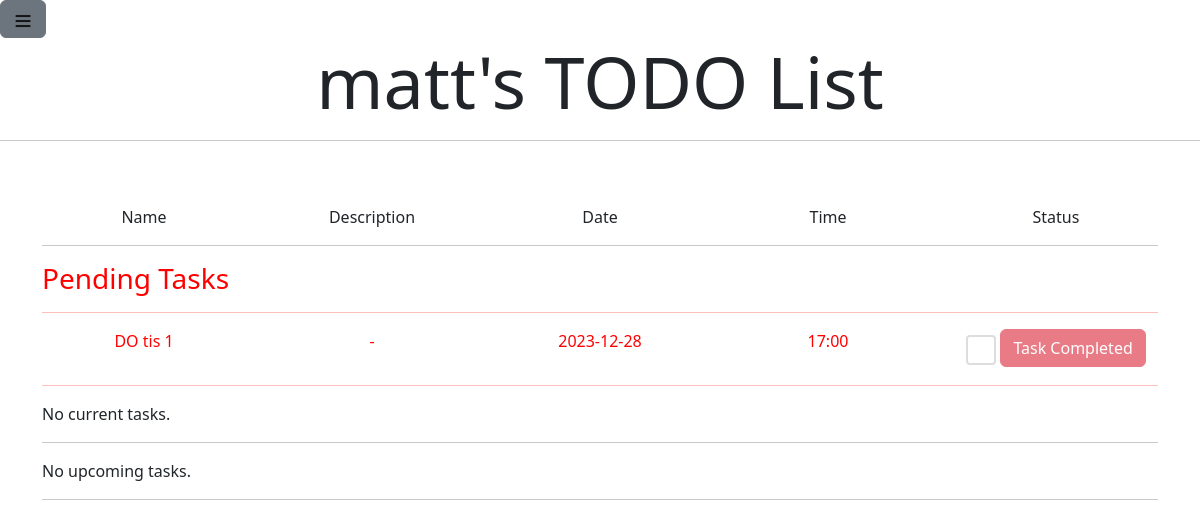
/ (signed in), run on the app's committed database.
### tables this page shows
CREATE TABLE tasks (
    id INTEGER PRIMARY KEY AUTOINCREMENT,
    name TEXT,
    description TEXT,
    date TEXT,
    time TEXT,
    username varchar(20),
    FOREIGN KEY(username) REFERENCES users(user_id)
);

### app.py (the view)
@app.route("/", methods = ["POST", "GET"])
def index():
    if (helpers.isloggedin() == False): # Checking if there is a user logged if not returns them to login page
        return redirect("/login")
    cursor = get_db()[1]
    if request.method == "POST":
        id = request.form.get("c_task")
        cursor.execute("DELETE from tasks WHERE id = ?", (id,))
        g.db.commit()
        pass
    day = date.today() + timedelta(days= 7)
    tasks = cursor.execute("SELECT * FROM tasks WHERE username = ? AND (date(date) <= date(?) OR date IS NULL)", (session["user_id"], day.strftime("%Y-%m-%d"))).fetchall()
    sorted_tasks = helpers.sort_tasks(tasks)
    return render_template("index.html", user=session["user_id"], pending=sorted_tasks[0], current=sorted_tasks[1], upcoming=sorted_tasks[2])

### app.py (called while the page is built)
def get_db():
    if 'db' not in g:
        g.db = sqlite3.connect("todo.db")
        g.cursor = g.db.cursor()
    return g.db, g.cursor

### helpers.py (called while the page is built)
def isloggedin():
    return (session.get("user_id") is None) == False

def sort_tasks(tasks):
    pending_tasks = []
    current_tasks = []
    upcoming_tasks = []
    today = date.today()
    for task in tasks:
        task = list(task)
        if task[2] is None:
            task[2] = "-"
        if task[4] is None:
            task[4] = "-"
        if datetime.strptime(task[3], "%Y-%m-%d").date() == today:
            current_tasks.append(task)
        elif datetime.strptime(task[3], "%Y-%m-%d").date() > today:
            upcoming_tasks.append(task)
        else:
            pending_tasks.append(task)
    current_tasks.sort(key=lambda x: x[4])
    upcoming_tasks.sort(key=lambda x: (x[3], x[4]))
    return [pending_tasks, current_tasks, upcoming_tasks]

### templates/index.html (shortened to what this page needs)
{% extends "layout.html" %}
{% block user_list %}
    <h1 class="display-2" style="text-align:center;">
        <b>{{ user }}'s TODO List</b>
    </h1>
    <hr>
{% endblock %}
{% block main %}
    <div class="container" style="text-align:left;">
        <div class="row content">
            <div class="col">
                Name
            </div>
            <div class="col">
                Description
            </div>
            <div class="col">
                Date
            </div>
            <div class="col">
                Time
            </div>
            <div class="col">
                Status
            </div>
        </div>
        <hr>
        {% if pending %}
            <div class="pending">
                <h3>Pending Tasks</h3>
                <hr>
                <div class="content">
                    {% for task in pending %}
                        <div class="row">
                            {% for i in task[1:-1] %}
                            <div class="col">
                                    <p>{{ i }}</p>
                            </div>
                            {% endfor %}
                            <div class="col">
                                <form action="/" method="post">
                                    <input class="form-check-input checkbox-round" type="checkbox" name="c_task" value="{{ task[0] }}" onchange="document.getElementById('s_task1{{ task[0] }}').disabled = !this.checked;">
                                    <button type="submit" class="btn btn-danger" id="s_task1{{ task[0] }}" disabled>Task Completed</button>
                                </form>
                            </div>
                        </div>
                    {% endfor %}
                </div>
                <hr>
            </div>
        {% else %}
            <p>No pending tasks.</p>
            <hr>
        {% endif %}
        {% if current %}
            <h3>Current Tasks</h3>
            <hr>
            <div class="content">
                {% for task in current %}
                    <div class="row">
                        {% for i in task[1:-1] %}
                        <div class="col">
                                <p>{{ i }}</p>
                        </div>
                        {% endfor %}
                        <div class="col">
                            <form action="/" method="post">
                                <input class="form-check-input checkbox-round" type="checkbox" name="c_task" value="{{ task[0] }}" onchange="document.getElementById('s_task2{{ task[0] }}').disabled = !this.checked;">
                                <button type="submit" class="btn btn-danger" id="s_task2{{ task[0] }}" disabled>Task Completed</button>
                            </form>
                        </div>
                    </div>
                {% endfor %}
            </div>
            <hr>
        {% else %}
            <p>No current tasks.</p>
            <hr>
        {% endif %}
        {% if upcoming %}
            <h3>Upcoming Tasks</h3>
            <hr>
            <div class="content">
                {% for task in upcoming %}
                    <div class="row">
                        {% for i in task[1:-1] %}
                        <div class="col">
                                <p>{{ i }}</p>
                        </div>
                        {% endfor %}
                        <div class="col">
                            <form action="/" method="post">
                                <input class="form-check-input checkbox-round" type="checkbox" name="c_task" value="{{ task[0] }}" onchange="document.getElementById('s_task3{{ task[0] }}').disabled = !this.checked;">
                                <button type="submit" class="btn btn-danger" id="s_task3{{ task[0] }}" disabled>Task Completed</button>
                            </form>
                        </div>
                    </div>
                {% endfor %}
            </div>
            <hr>
        {% else %}
            <p>No upcoming tasks.</p>
            <hr>
        {% endif %}
    </div>
{% endblock %}

### static/styles.css (style rules this page uses)
.content { text-align: center; }
input.checkbox-round { width: 30px; height: 30px; background-color: white; border-radius: 50%; vertical-align: middle; border: 2px solid #ddd; appearance: none; -webkit-appearance: none; outline: none; cursor: pointer; }
.pending { color: red; }

### data on the page
tasks: username "matt", name "DO tis 1", 1 "-", date "2023-12-28", time "17:00"
